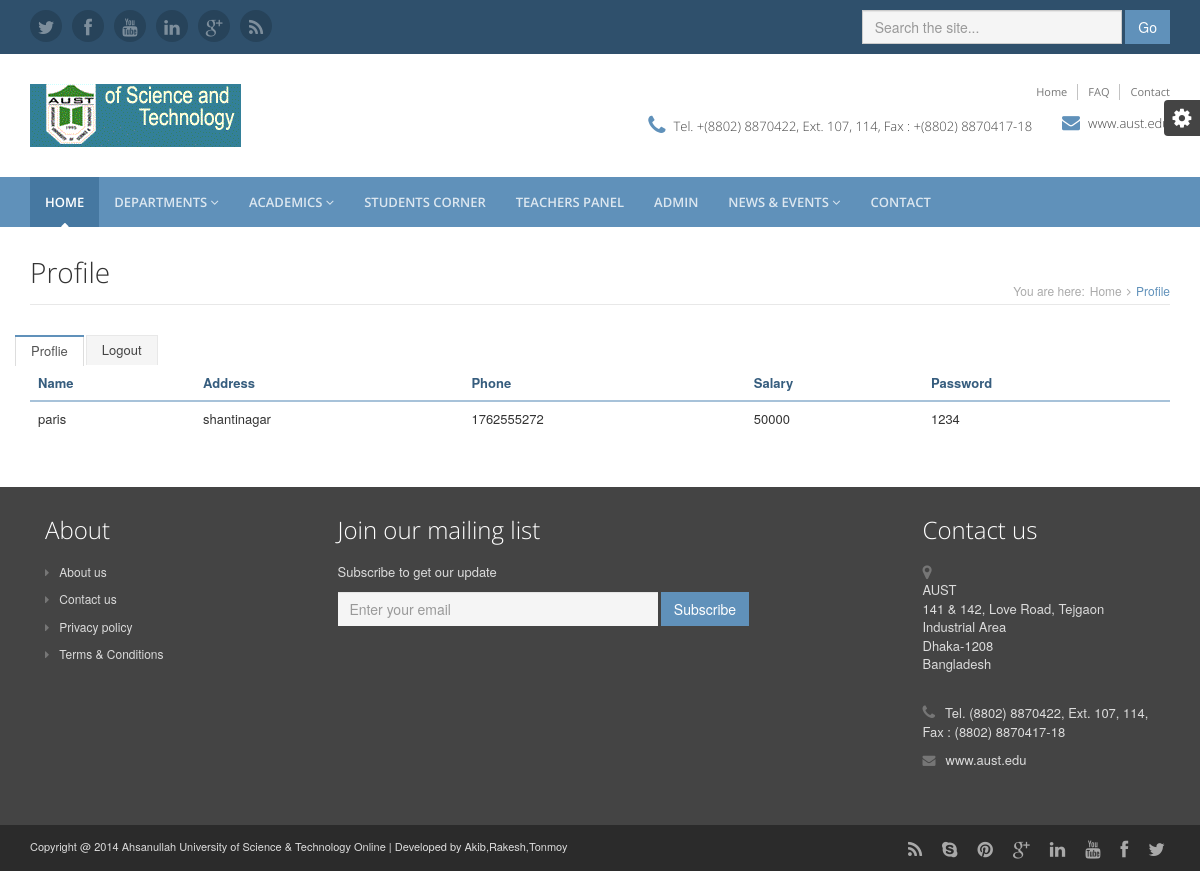
The page /teacher.php (signed in) on the database its author committed.
### tables this page shows
CREATE TABLE IF NOT EXISTS `teacher_info` (
  `t_id` int(255) NOT NULL AUTO_INCREMENT,
  `t_name` varchar(50) NOT NULL,
  `t_add` varchar(50) NOT NULL,
  `t_ph` int(11) NOT NULL,
  `t_salary` int(20) NOT NULL,
  `pass` varchar(50) NOT NULL,
  PRIMARY KEY (`t_id`),
  UNIQUE KEY `t_ph` (`t_ph`)
);

### teacher.php (the view, shortened to what this page needs)
<?php
	include 'header.php';
?>
<!DOCTYPE html>
<html>
<head>
    <link rel="stylesheet" href="assets/plugins/bootstrap/css/bootstrap.min.css">
    <link rel="stylesheet" href="assets/plugins/font-awesome/css/font-awesome.css">
    <link id="theme-style" rel="stylesheet" href="assets/css/styles.css">
</head>
<body>
	<div class="content container">
            <div class="page-wrapper">
                <header class="page-heading clearfix">
                    <h1 class="heading-title pull-left">Profile</small></h1>
                    <div class="breadcrumbs pull-right">
                        <ul class="breadcrumbs-list">
                            <li class="breadcrumbs-label">You are here:</li>
                            <li><a href="index.php">Home</a><i class="fa fa-angle-right"></i></li>
                            <li class="current">Profile</li>
                        </ul>
                    </div>
                </header>
                <div class="page-content">
                    <div class="row page-row">
                    	<ul class="nav nav-tabs">
                                  <li class="active"><a href="teacher.php" data-toggle="tab">Proflie</a></li>
                        		<li>
                        			<a href="logout.php">
                        				Logout
                        			</a>
                        		</li>
                         </ul>
                        <div class="col-md-12">
                                        <div class="table-responsive">
                                            <table class="table table-hover">
                                                <thead>
                                                    <tr>
                                                        <th>
																Name
															</th>
															<th>
																Address
															</th>
															<th>
																Phone
															</th>
															<th>
																Salary
															</th>
															<th>
																Password
															</th>
								                       </tr>
                                                </thead>
                                                <?php
													$con=mysqli_connect("localhost","root","","project");
													$id=$_SESSION['user'];
													$rslt=mysqli_query($con,"SELECT * from teacher_info Where t_id='$id'");
													while ($row=mysqli_fetch_array($rslt))
													{
												?>
                                                <tbody>
                                                    <tr>
                                                        <td>
								<?php
									echo $row['t_name'];
								?>
							</td>
							<td>
								<?php
									echo $row['t_add'];
								?>
							</td>
							<td>
								<?php
									echo $row['t_ph'];
								?>
							</td>
							<td>
								<?php
									echo $row['t_salary'];
								?>
							</td>
							<td>
								<?php
									echo $row['pass'];
								?>
							</td>
                         </tr>
                       </tbody>
                          <?php
                              }
                          ?>
                     </table>
                   </div>
                 </div>
                    </div>
                </div>
            </div>
        </div>
    </div>
</body>
</html>
<?php
	include 'footer.php';
?>

### assets/css/styles.css (style rules this page uses)
html, body { height: 100%; }
body { font-size: 13px; -webkit-font-smoothing: antialiased; -moz-osx-font-smoothing: grayscale; }
h1, h2, h3, h4, h5, h6 { font-family: 'open sans', arial, sans-serif; font-weight: 300; }
a { color: #6091ba; -webkit-transition: all 0.4s ease-in-out; -moz-transition: all 0.4s ease-in-out; -ms-transition: all 0.4s ease-in-out; -o-transition: all 0.4s ease-in-out; }
.nav-tabs { border-bottom: none; position: relative; margin-bottom: -1px; }
.nav > li > a { font-size: 13px; }
.nav-tabs > li > a { border: 1px solid #e8e8e8; border-bottom: none; background: #f5f5f5; padding: 5px 15px; margin-right: 0; -webkit-border-radius: 0; -moz-border-radius: 0; -ms-border-radius: 0; -o-border-radius: 0; border-radius: 0; -moz-background-clip: padding; -webkit-background-clip: padding-box; background-clip: padding-box; color: #444444; -webkit-transition: all 0s; -moz-transition: all 0s; -ms-transition: all 0s; -o-transition: all 0s; }
.nav-tabs > li { margin-right: 2px; }
.nav-tabs > li.active { border-top: 2px solid #6091ba; }
.nav-tabs > li.active a, .nav-tabs > li.active a:hover, .nav-tabs > li.active a:active, .nav-tabs > li.active a:focus { border-bottom: 0; border-top: 0; }
.table > thead > tr > th, .table > tbody > tr > th, .table > tfoot > tr > th, .table > thead > tr > td, .table > tbody > tr > td, .table > tfoot > tr > td { border-top: 1px solid #ebebeb; }
.table > thead > tr > th { border-bottom: 2px solid #a7c2d9; color: #365d7e; }
.page-wrapper .page-heading { margin-bottom: 30px; border-bottom: 1px solid #e8e8e8; }
.page-wrapper .page-heading h1.heading-title { margin-top: 0; display: inline-block; font-size: 28px; }
.page-wrapper .breadcrumbs { display: inline-block; }
.page-wrapper .breadcrumbs ul { padding-top: 25px; margin: 0; }
.page-wrapper .breadcrumbs ul li { color: #6091ba; font-size: 12px; float: left; list-style: none; display: inline-block; }
.page-wrapper .breadcrumbs ul li a { display: inline-block; padding: 0 5px; color: #aaaaaa; }
.page-wrapper .breadcrumbs ul li.breadcrumbs-label { padding-right: 0; color: #aaaaaa; }
.page-wrapper .breadcrumbs ul li.current { max-width: 250px; white-space: nowrap; overflow: hidden; text-overflow: ellipsis; }
.page-wrapper .breadcrumbs ul li .fa { margin-right: 5px; color: #aaaaaa; }
.page-wrapper ul li { margin-bottom: 5px; }
.page-wrapper ul li .fa { margin-right: 5px; color: #6091ba; }
.page-wrapper ul.nav li { margin-bottom: 0; }
.page-wrapper .page-content .page-row { margin-bottom: 30px; }
@media (min-width: 992px) { html, body { height: 100%; } }
@media (min-width: 992px) { body { font-size: 13px; } }

### rows shown on the page
teacher_info: t_name "paris", t_add "shantinagar", t_ph "1762555272", t_salary "50000", pass "1234"
